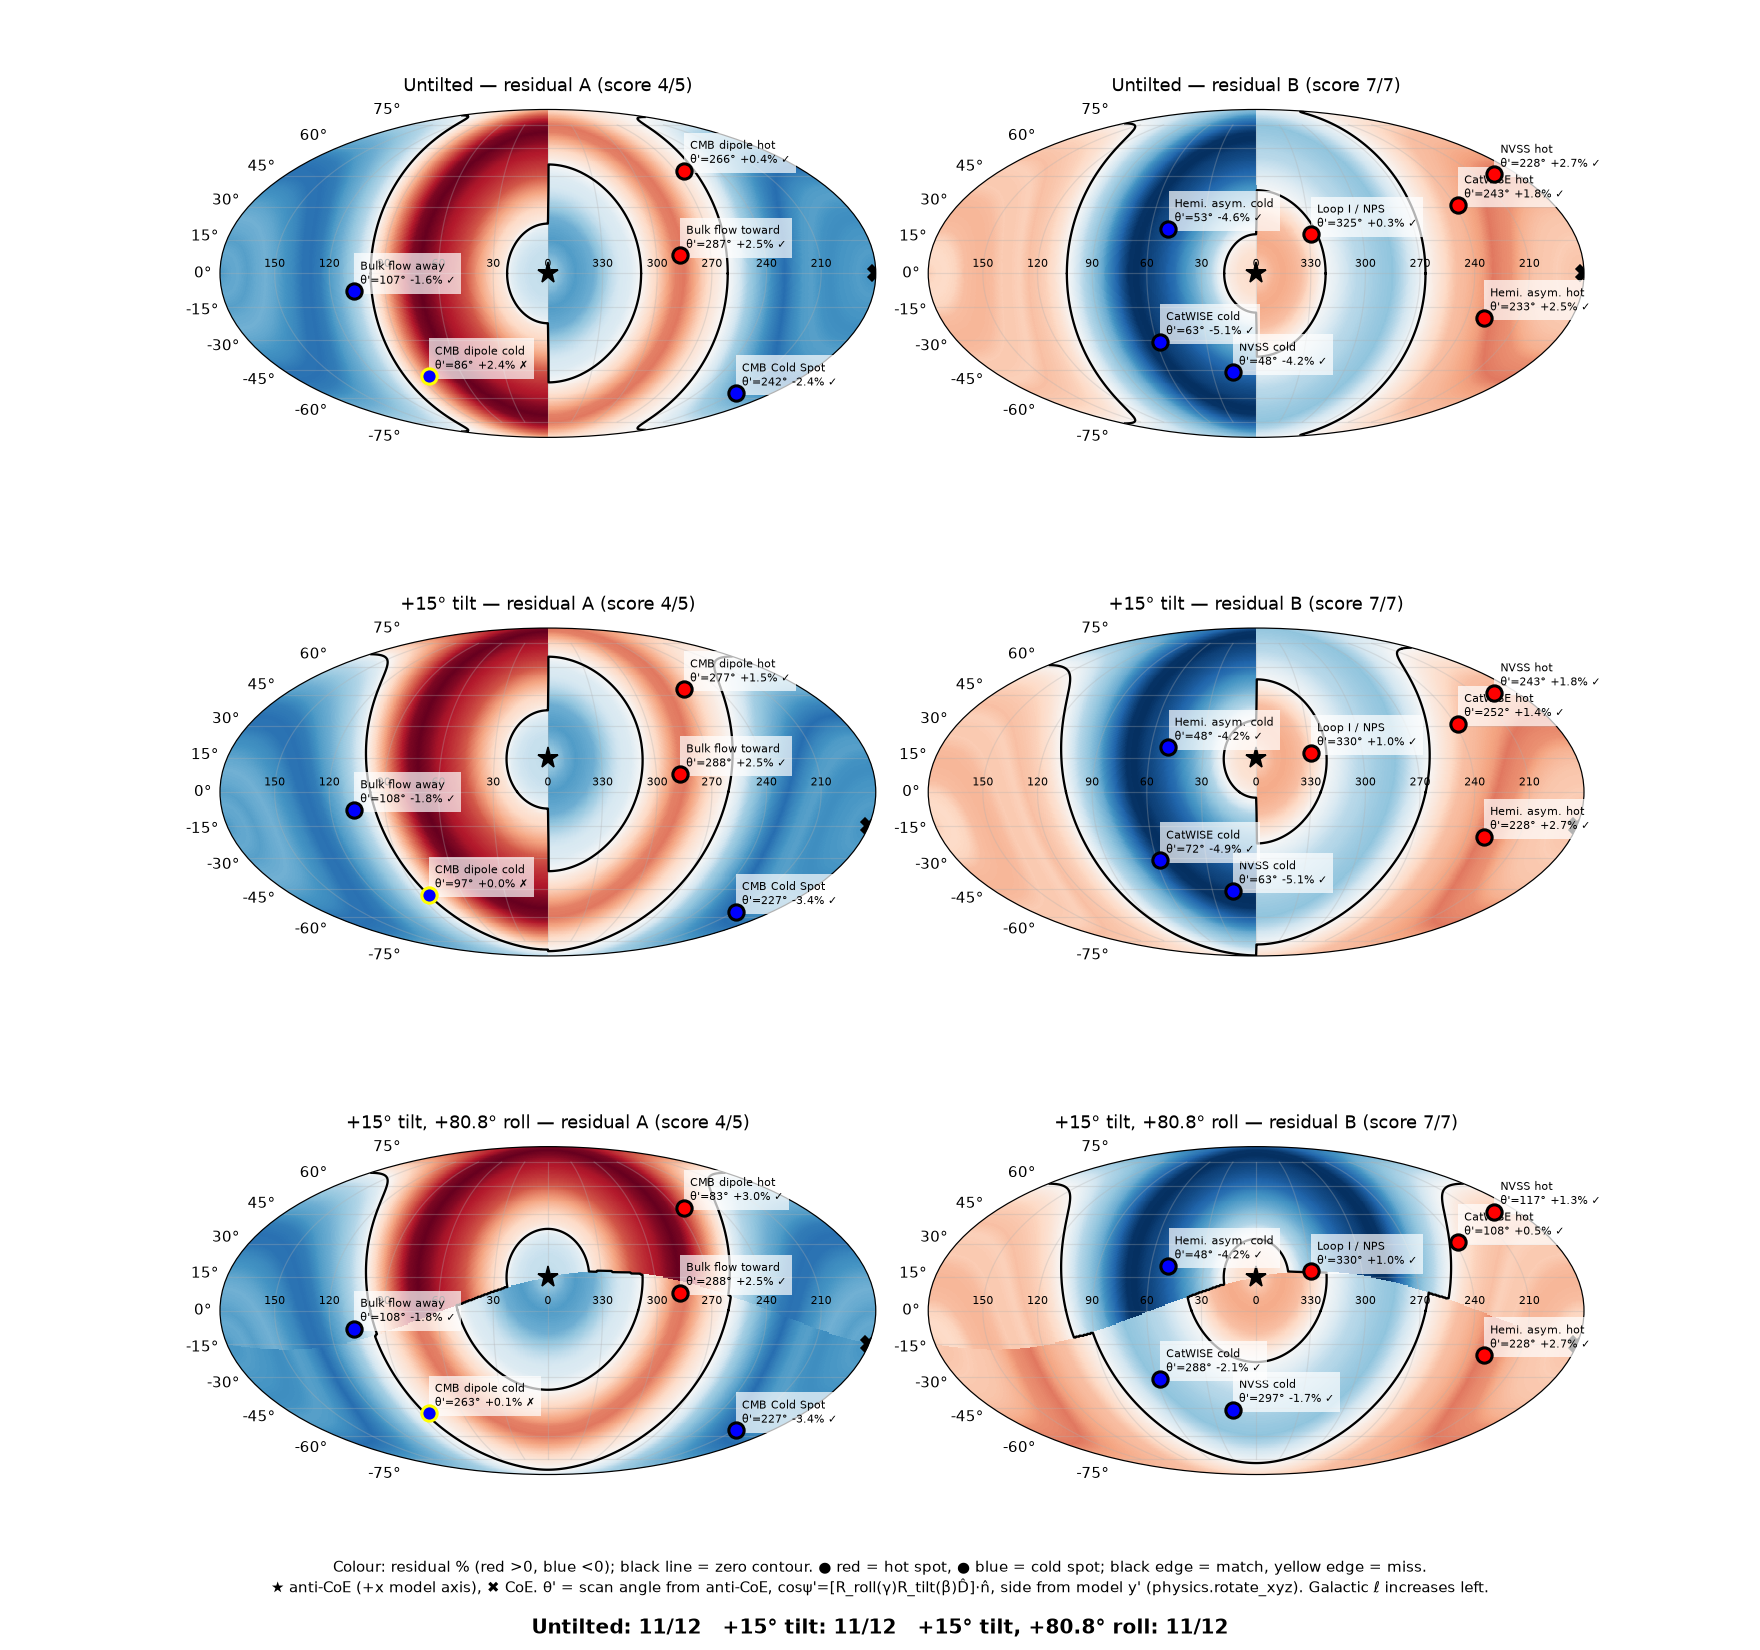

Reproduce this figure in Python.
import sys,json,numpy as np,matplotlib;matplotlib.use('Agg');import matplotlib.pyplot as plt
sys.path.insert(0,'/workspace/figs_letter_exact_python/makers');sys.path.insert(0,'/tmp')
from physics import rotate_xyz
from spots import SPOTS
M=json.load(open('/tmp/M25.json'));L=np.array(M['l']);RES={k:np.array(M[k]) for k in 'AB'}
def interp(k,t):
    l=np.r_[L-360,L,L+360];v=np.tile(RES[k],3);return np.interp(np.asarray(t)%360,l,v)
def lb2n(l,b):
    l,b=np.radians(l),np.radians(b);return np.stack([np.cos(b)*np.cos(l),np.cos(b)*np.sin(l),np.sin(b)],-1)
def Rmat(t,r): return rotate_xyz(np.eye(3),t,r).T   # columns = model axes in Galactic; R@model=gal
def theta(n,t,r):
    m=n@Rmat(t,r)        # model coords = R^T n
    psi=np.degrees(np.arccos(np.clip(m[...,0],-1,1)))
    return np.where(m[...,1]>=0,psi,360-psi)
STEPS=[('Untilted',0,0),('+15° tilt',15,0),('+15° tilt, +80.8° roll',15,80.8)]
# check rotate_xyz maps +x to anti-CoE (0,+15)
print(Rmat(15,0)[:,0], Rmat(15,80.8)[:,0])
ls=np.linspace(-180,180,721);bs=np.linspace(-90,90,361);LL,BB=np.meshgrid(ls,bs);N=lb2n(LL,BB)
fig,axs=plt.subplots(3,2,figsize=(16,15),subplot_kw={'projection':'mollweide'})
rows=[];score=[]
for i,(nm,t,r) in enumerate(STEPS):
    th=theta(N,t,r);ok=0;tot=0
    for j,k in enumerate('AB'):
        ax=axs[i,j];Z=interp(k,th);vm=np.abs(RES[k]).max()
        ax.pcolormesh(-np.radians(LL),np.radians(BB),Z,cmap='RdBu_r',vmin=-vm,vmax=vm,shading='auto')
        ax.contour(-np.radians(LL),np.radians(BB),Z,[0],colors='k',linewidths=1.5)
        an=Rmat(t,r)[:,0];al=np.degrees(np.arctan2(an[1],an[0]));ab=np.degrees(np.arcsin(an[2]))
        ax.plot(-np.radians(((al+180)%360)-180),np.radians(ab),'k*',ms=14);ax.plot(-np.radians(((al)%360)-180),np.radians(-ab),'kX',ms=11)
        for (s,l,b,typ) in SPOTS[k]:
            tt=float(theta(lb2n(l,b),t,r));v=float(interp(k,tt));m=(v>0)==(typ=='hot');ok+=m;tot+=1
            rows.append((nm,k,s,typ,l,b,tt,v,m))
            x=-np.radians(((l+180)%360)-180)
            ax.plot(x,np.radians(b),'o',mfc='red' if typ=='hot' else 'blue',mec='k' if m else 'yellow',mew=2,ms=10,zorder=5,clip_on=False)
            ax.annotate(f"{s}\nθ'={tt:.0f}° {v:+.1f}% {'✓' if m else '✗'}",(x,np.radians(b)),xytext=(4,5),textcoords='offset points',fontsize=7.5,bbox=dict(fc='white',alpha=.7,lw=0))
        ax.set_xticks(np.radians([-150,-120,-90,-60,-30,0,30,60,90,120,150]));ax.set_xticklabels(['150','120','90','60','30','0','330','300','270','240','210'],fontsize=7)
        ax.grid(alpha=.3)
        sc=sum(1 for rr in rows if rr[0]==nm and rr[1]==k and rr[8])
        ax.set_title(f"{nm} — residual {k} (score {sc}/{len(SPOTS[k])})",fontsize=12,pad=12)
    score.append((nm,ok,tot))
fig.text(.5,.035,"Colour: residual % (red >0, blue <0); black line = zero contour. ● red = hot spot, ● blue = cold spot; black edge = match, yellow edge = miss.\n★ anti-CoE (+x model axis), ✖ CoE. θ' = scan angle from anti-CoE, cosψ'=[R_roll(γ)R_tilt(β)D̂]·n̂, side from model y' (physics.rotate_xyz). Galactic ℓ increases left.",ha='center',fontsize=10)
fig.text(.5,.01,"   ".join(f"{n}: {o}/{t}" for n,o,t in score),ha='center',fontsize=13,weight='bold')
plt.subplots_adjust(bottom=.08,top=.96,hspace=.25,wspace=.08)
plt.savefig('rot_steps_deckgeom.png',dpi=110,facecolor='white')
for rr in rows: print(f"{rr[0]:24s} {rr[1]} {rr[2]:18s} {rr[3]:4s} ({rr[4]},{rr[5]}) θ'={rr[6]:6.1f} {rr[7]:+5.2f} {'✓' if rr[8] else '✗'}")
print(score)
